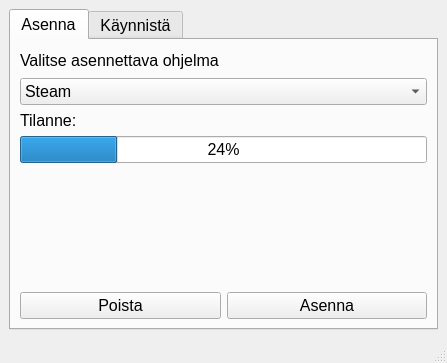
<?xml version="1.0" encoding="UTF-8"?>
<ui version="4.0">
 <class>MainWindow</class>
 <widget class="QMainWindow" name="MainWindow">
  <property name="geometry">
   <rect>
    <x>0</x>
    <y>0</y>
    <width>439</width>
    <height>363</height>
   </rect>
  </property>
  <property name="font">
   <font>
    <pointsize>12</pointsize>
   </font>
  </property>
  <property name="windowTitle">
   <string>Opinsys Installer Script</string>
  </property>
  <widget class="QWidget" name="centralwidget">
   <layout class="QVBoxLayout" name="verticalLayout">
    <item>
     <widget class="QTabWidget" name="tabWidget">
      <property name="currentIndex">
       <number>0</number>
      </property>
      <widget class="QWidget" name="tab_asenna">
       <attribute name="title">
        <string>Asenna</string>
       </attribute>
       <layout class="QVBoxLayout" name="verticalLayout_2">
        <item alignment="Qt::AlignHCenter">
         <widget class="QLabel" name="Ohjelma">
          <property name="minimumSize">
           <size>
            <width>407</width>
            <height>23</height>
           </size>
          </property>
          <property name="text">
           <string>Valitse asennettava ohjelma</string>
          </property>
          <property name="wordWrap">
           <bool>true</bool>
          </property>
         </widget>
        </item>
        <item>
         <widget class="QComboBox" name="comboBox_ohjelmat_asennus">
          <property name="minimumSize">
           <size>
            <width>407</width>
            <height>0</height>
           </size>
          </property>
          <item>
           <property name="text">
            <string>Steam</string>
           </property>
          </item>
          <item>
           <property name="text">
            <string>Minecraft Launcher</string>
           </property>
          </item>
          <item>
           <property name="text">
            <string>Discord</string>
           </property>
          </item>
          <item>
           <property name="text">
            <string>Vesktop</string>
           </property>
          </item>
          <item>
           <property name="text">
            <string>Brave</string>
           </property>
          </item>
          <item>
           <property name="text">
            <string>Paketin hallinta</string>
           </property>
          </item>
         </widget>
        </item>
        <item>
         <widget class="QLabel" name="label_tilanne">
          <property name="text">
           <string>Tilanne: </string>
          </property>
         </widget>
        </item>
        <item>
         <widget class="QProgressBar" name="progressBar">
          <property name="value">
           <number>24</number>
          </property>
         </widget>
        </item>
        <item>
         <spacer name="verticalSpacer">
          <property name="orientation">
           <enum>Qt::Vertical</enum>
          </property>
          <property name="sizeHint" stdset="0">
           <size>
            <width>20</width>
            <height>40</height>
           </size>
          </property>
         </spacer>
        </item>
        <item>
         <layout class="QHBoxLayout" name="horizontalLayout">
          <item>
           <widget class="QPushButton" name="pushButton_poista">
            <property name="text">
             <string>Poista</string>
            </property>
           </widget>
          </item>
          <item>
           <widget class="QPushButton" name="pushButton_asenna">
            <property name="text">
             <string>Asenna</string>
            </property>
           </widget>
          </item>
         </layout>
        </item>
       </layout>
      </widget>
      <widget class="QWidget" name="tab_kaynnista">
       <attribute name="title">
        <string>Käynnistä</string>
       </attribute>
       <layout class="QVBoxLayout" name="verticalLayout_4">
        <item>
         <widget class="QLabel" name="label_2">
          <property name="font">
           <font>
            <kerning>true</kerning>
           </font>
          </property>
          <property name="frameShape">
           <enum>QFrame::NoFrame</enum>
          </property>
          <property name="text">
           <string>Voit hakea ohjelmia painamalla ensin Windows näppäintä ja sen jälkeen kirjoittamalla ohjelman nimen.</string>
          </property>
          <property name="scaledContents">
           <bool>false</bool>
          </property>
          <property name="wordWrap">
           <bool>true</bool>
          </property>
         </widget>
        </item>
       </layout>
      </widget>
     </widget>
    </item>
   </layout>
  </widget>
  <widget class="QMenuBar" name="menubar">
   <property name="geometry">
    <rect>
     <x>0</x>
     <y>0</y>
     <width>439</width>
     <height>33</height>
    </rect>
   </property>
  </widget>
  <widget class="QStatusBar" name="statusbar"/>
 </widget>
 <resources/>
 <connections/>
</ui>
